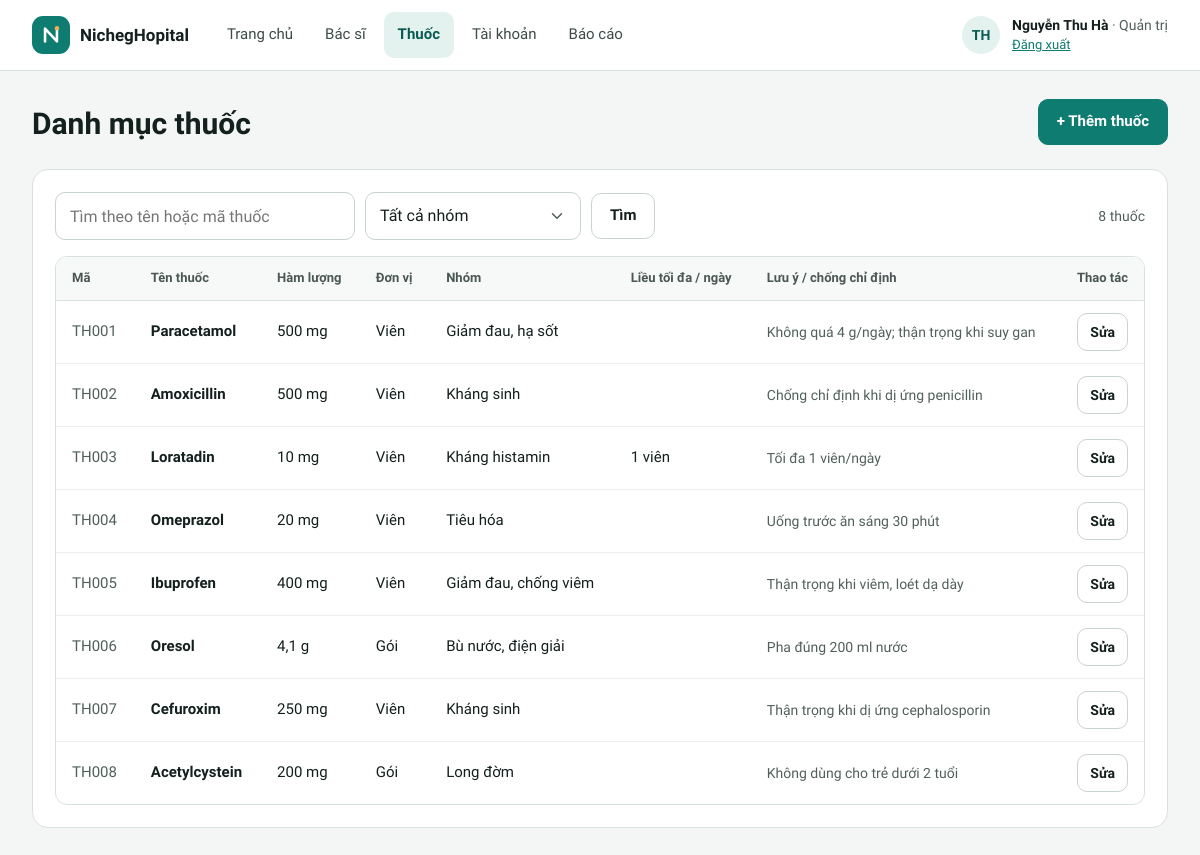
/quan-tri/thuoc.php (signed in), run on the app's committed database.
### tables this page shows
CREATE TABLE thuoc (
  id          INT UNSIGNED AUTO_INCREMENT PRIMARY KEY,
  ma          VARCHAR(10)  NOT NULL UNIQUE,
  ten         VARCHAR(100) NOT NULL,
  ham_luong   VARCHAR(30)  NOT NULL,
  don_vi      VARCHAR(20)  NOT NULL,
  nhom        VARCHAR(50)  NOT NULL,
  lieu_toi_da VARCHAR(50)  NULL,
  luu_y       VARCHAR(500) NULL
);

### includes/tien-ich.php (called while the page is built, shortened)
<?php
function e(mixed $gia_tri): string
{
    return htmlspecialchars((string) ($gia_tri ?? ''), ENT_QUOTES, 'UTF-8');
}
function duong_dan_goc(): string
{
    static $goc = null;
    if ($goc === null) {
        $thu_muc_public = str_replace('\\', '/', (string) realpath(__DIR__ . '/../public'));
        $goc_web = rtrim(str_replace('\\', '/', (string) realpath($_SERVER['DOCUMENT_ROOT'] ?? '')), '/');
        $goc = '';
        if ($goc_web !== '' && str_starts_with($thu_muc_public . '/', $goc_web . '/')) {
            $phan = trim(substr($thu_muc_public, strlen($goc_web)), '/');
            $goc = $phan === '' ? '' : '/' . implode('/', array_map('rawurlencode', explode('/', $phan)));
        }
    }
    return $goc;
}
function url(string $trang, array $tham_so = []): string
{
    $tham_so = array_filter($tham_so, fn($v) => $v !== null && $v !== '');
    $chuoi = $tham_so ? '?' . http_build_query($tham_so, '', '&', PHP_QUERY_RFC3986) : '';
    return duong_dan_goc() . '/' . ltrim($trang, '/') . $chuoi;
}
function gon(?string $chuoi): string
{
    return trim(preg_replace('/\s+/u', ' ', (string) $chuoi));
}

### includes/csdl.php (called while the page is built, shortened)
<?php
function csdl(): PDO
{
    static $pdo = null;
    if ($pdo === null) {
        $dsn = sprintf('mysql:host=%s;port=%d;dbname=%s;charset=utf8mb4', CSDL_MAY_CHU, CSDL_CONG, CSDL_TEN);
        try {
            $pdo = new PDO($dsn, CSDL_NGUOI_DUNG, CSDL_MAT_KHAU, [
                PDO::ATTR_ERRMODE => PDO::ERRMODE_EXCEPTION,
                PDO::ATTR_DEFAULT_FETCH_MODE => PDO::FETCH_ASSOC,
                PDO::ATTR_EMULATE_PREPARES => false,
            ]);
            $pdo->exec("SET time_zone = '+07:00'");
        } catch (PDOException $loi) {
            http_response_code(500);
            exit('Không kết nối được cơ sở dữ liệu. Hãy kiểm tra MySQL đã chạy và đã chạy lệnh "php database/cai-dat.php" (xem README.md). Chi tiết: '
                . htmlspecialchars($loi->getMessage()));
        }
    }
    return $pdo;
}
function truy_van(string $sql, array $tham_so = []): PDOStatement
{
    $lenh = csdl()->prepare($sql);
    $lenh->execute($tham_so);
    return $lenh;
}
function nhieu_dong(string $sql, array $tham_so = []): array
{
    return truy_van($sql, $tham_so)->fetchAll();
}

### public/quan-tri/thuoc.php (the view, shortened to what this page needs)
<?php
$tu_khoa = gon($_GET['q'] ?? '');
$nhom = in_array($_GET['nhom'] ?? '', NHOM_THUOC, true) ? $_GET['nhom'] : '';
$ds_thuoc = nhieu_dong(
    "SELECT * FROM thuoc
     WHERE (? = '' OR ma LIKE ? OR ten LIKE ?) AND (? = '' OR nhom = ?)
     ORDER BY ma",
    [$tu_khoa, "%$tu_khoa%", "%$tu_khoa%", $nhom, $nhom]
);
?>
<main class="pg">
  <div class="head-row">
    <div class="pg-head">
      <h1>Danh mục thuốc</h1>
    </div>
    <div class="row" style="gap:10px">
      <a class="btn pri" href="<?= e(url('quan-tri/thuoc-form.php')) ?>">+ Thêm thuốc</a>
    </div>
  </div>
  <section class="card p22 stack g16">
    <form class="row between" method="get" role="search">
      <div class="row" style="gap:10px">
        <input class="inp" id="tim" name="q" type="search" value="<?= e($tu_khoa) ?>" placeholder="Tìm theo tên hoặc mã thuốc" style="width:300px;max-width:100%">
        <select class="inp" id="nhom" name="nhom" style="width:auto" onchange="this.form.submit()">
          <option value="">Tất cả nhóm</option>
        </select>
        <button class="btn" type="submit">Tìm</button>
      </div>
      <span class="muted" style="font-size:14px"><?= count($ds_thuoc) ?> thuốc</span>
    </form>
    <div class="tbl-box">
      <table style="min-width:900px">
        <thead><tr><th>Mã</th><th>Tên thuốc</th><th>Hàm lượng</th><th>Đơn vị</th><th>Nhóm</th><th>Liều tối đa / ngày</th><th>Lưu ý / chống chỉ định</th><th class="t-right">Thao tác</th></tr></thead>
        <tbody>
          <?php foreach ($ds_thuoc as $t): ?>
            <tr>
              <td class="muted num"><?= e($t['ma']) ?></td>
              <td class="strong"><?= e($t['ten']) ?></td>
              <td><?= e($t['ham_luong']) ?></td>
              <td><?= e($t['don_vi']) ?></td>
              <td><?= e($t['nhom']) ?></td>
              <td><?= e($t['lieu_toi_da']) ?></td>
              <td class="muted" style="font-size:14px"><?= e($t['luu_y']) ?></td>
              <td class="t-right"><a class="btn sm" href="<?= e(url('quan-tri/thuoc-form.php', ['id' => $t['id']])) ?>">Sửa</a></td>
            </tr>
          <?php endforeach; ?>
        </tbody>
      </table>
    </div>
  </section>
</main>

### public/assets/app.css (style rules this page uses)
:root { --nen: #F4F6F5; --chu: #13201E; --chinh: #0E7C70; --chinh-dam: #0A5C53; --dam: #0B4F48; --nhat: #E3F2EF; --vien: #D9E1DF; --vien-o: #C9D3D0; --phu: #51605C; --nhan: #2F3B38; --ke: #EBEFEE; }
* { box-sizing: border-box; }
html { -webkit-text-size-adjust: 100%; scroll-padding-top: 88px; }
body { margin: 0; min-height: 100vh; background: var(--nen); color: var(--chu); font-family: 'Lexend', system-ui, sans-serif; font-size: 15px; line-height: 1.45; }
a { color: var(--chinh); }
h1, h2, h3, p { margin: 0; }
h1, h2, h3 { font-weight: 600; }
button, input, select, textarea { font: inherit; color: inherit; }
.muted { color: var(--phu); }
.num { font-variant-numeric: tabular-nums; }
.stack { display: flex; flex-direction: column; }
.g16 { gap: 16px; }
.row { display: flex; flex-wrap: wrap; align-items: center; gap: 12px; }
.between { justify-content: space-between; }
.pg { max-width: 1440px; margin: 0 auto; padding: 28px 32px 48px; display: flex; flex-direction: column; gap: 24px; }
.pg-head { display: flex; flex-direction: column; gap: 6px; }
.pg-head h1 { font-size: 30px; }
.head-row { display: flex; flex-wrap: wrap; align-items: flex-end; justify-content: space-between; gap: 16px; }
.card { background: #FFFFFF; border: 1px solid var(--vien); border-radius: 16px; }
.p22 { padding: 22px; }
.btn { min-height: 46px; padding: 0 18px; border-radius: 10px; border: 1px solid var(--vien-o); background: #FFFFFF; color: var(--chu); font-size: 15px; font-weight: 600; display: inline-flex; align-items: center; justify-content: center; gap: 8px; cursor: pointer; text-decoration: none; white-space: nowrap; }
.btn.sm, .bn .btn.sm { min-height: 38px; padding: 0 12px; font-size: 14px; border-radius: 10px; }
.btn.pri { background: var(--chinh); border-color: var(--chinh); color: #FFFFFF; }
.inp { min-height: 48px; padding: 0 14px; border: 1px solid var(--vien-o); border-radius: 10px; font-size: 16px; color: var(--chu); background: #FFFFFF; width: 100%; }
input.inp, select.inp { height: 48px; }
input[type="search"].inp { -webkit-appearance: none; appearance: none; }
select.inp { -webkit-appearance: none; appearance: none; padding-right: 42px; cursor: pointer; }
.tbl-box { overflow-x: auto; border: 1px solid var(--vien); border-radius: 12px; background: #FFFFFF; }
table { width: 100%; border-collapse: collapse; }
th { text-align: left; font-size: 13px; color: #4A5754; font-weight: 600; padding: 12px 16px; border-bottom: 1px solid var(--vien); background: #F7F9F8; white-space: nowrap; }
td { padding: 12px 16px; border-bottom: 1px solid var(--ke); font-size: 15px; vertical-align: middle; }
tbody tr:last-child td { border-bottom: 0; }
.t-right { text-align: right; }
.strong { font-weight: 600; }

### data on the page
thuoc: ma "TH001", ten "Paracetamol", ham_luong "500 mg", don_vi "Viên", nhom "Giảm đau, hạ sốt", luu_y "Không quá 4 g/ngày; thận trọng khi suy gan"
thuoc: ma "TH002", ten "Amoxicillin", ham_luong "500 mg", don_vi "Viên", nhom "Kháng sinh", luu_y "Chống chỉ định khi dị ứng penicillin"
thuoc: ma "TH003", ten "Loratadin", ham_luong "10 mg", don_vi "Viên", nhom "Kháng histamin", lieu_toi_da "1 viên", luu_y "Tối đa 1 viên/ngày"
thuoc: ma "TH004", ten "Omeprazol", ham_luong "20 mg", don_vi "Viên", nhom "Tiêu hóa", luu_y "Uống trước ăn sáng 30 phút"
thuoc: ma "TH005", ten "Ibuprofen", ham_luong "400 mg", don_vi "Viên", nhom "Giảm đau, chống viêm", luu_y "Thận trọng khi viêm, loét dạ dày"
thuoc: ma "TH006", ten "Oresol", ham_luong "4,1 g", don_vi "Gói", nhom "Bù nước, điện giải", luu_y "Pha đúng 200 ml nước"
thuoc: ma "TH007", ten "Cefuroxim", ham_luong "250 mg", don_vi "Viên", nhom "Kháng sinh", luu_y "Thận trọng khi dị ứng cephalosporin"
thuoc: ma "TH008", ten "Acetylcystein", ham_luong "200 mg", don_vi "Gói", nhom "Long đờm", luu_y "Không dùng cho trẻ dưới 2 tuổi"

### other printed values
TEN_PHONG_KHAM "NichegHopital"
$nhan "Trang chủ"
$nhan "Bác sĩ"
$nhan "Thuốc"
$nhan "Tài khoản"
$nhan "Báo cáo"
chu_cai_dau($nguoi_dung['ho_ten']) "TH"
$nguoi_dung['ho_ten'] "Nguyễn Thu Hà"
VAI_TRO[$nguoi_dung['vai_tro']] "Quản trị"
count($ds_thuoc) "8"
